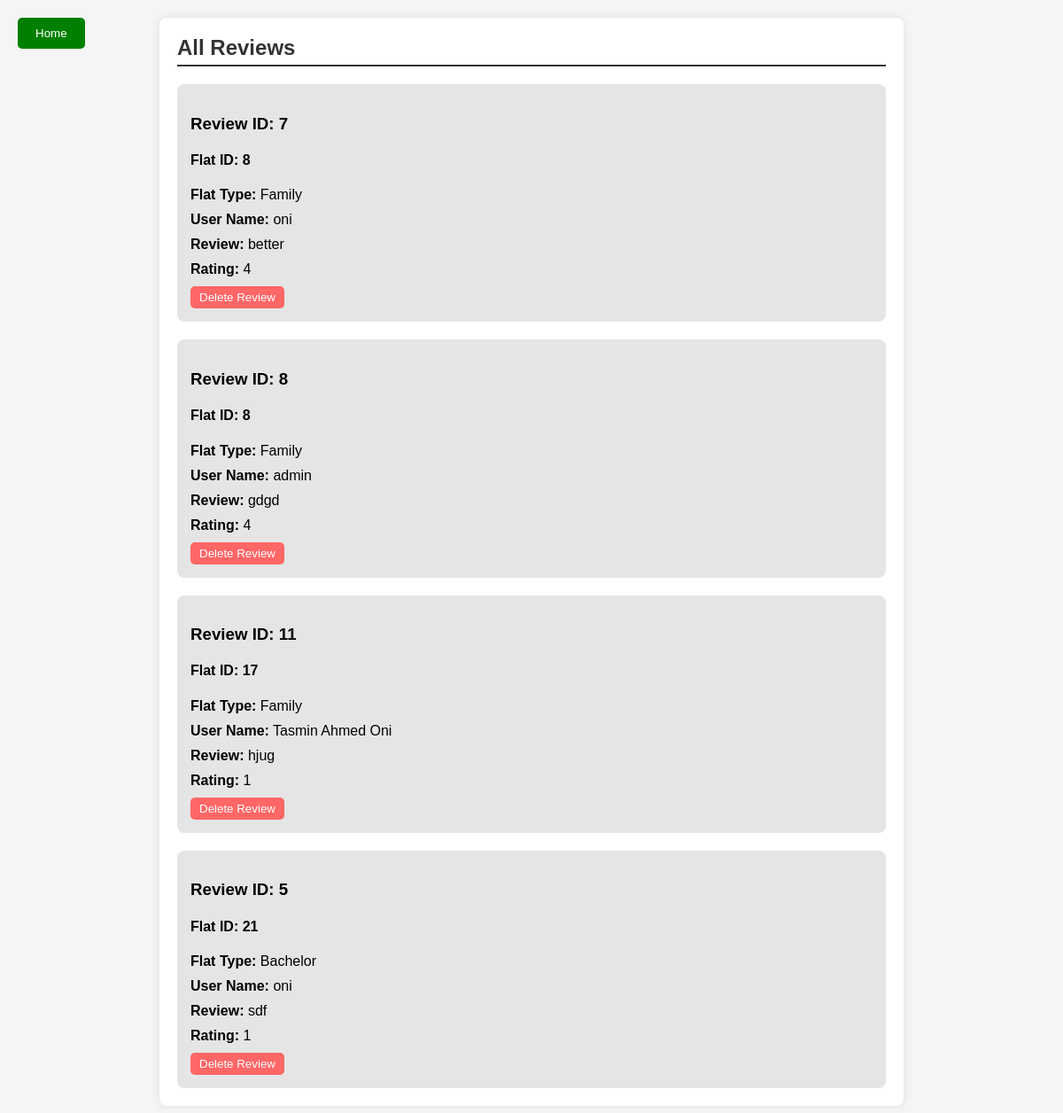
The page /adminreview.php on the database its author committed.
### tables this page shows
CREATE TABLE `reviews_ratings` (
  `id` int(11) NOT NULL,
  `Flatid` int(11) DEFAULT NULL,
  `username` varchar(200) NOT NULL,
  `review` text DEFAULT NULL,
  `rating` int(11) DEFAULT NULL
);

CREATE TABLE `addproperty` (
  `name` varchar(200) NOT NULL,
  `email` varchar(200) NOT NULL,
  `phone_number` varchar(200) NOT NULL,
  `Flatid` int(11) NOT NULL,
  `flat_location` varchar(20) NOT NULL,
  `flat_size` int(5) NOT NULL,
  `floor_number` int(11) NOT NULL,
  `bedrooms` int(2) NOT NULL,
  `washrooms` int(2) NOT NULL,
  `balcony` int(2) NOT NULL,
  `kitchen` int(1) NOT NULL,
  `living_room` int(1) NOT NULL,
  `dinning_room` int(1) NOT NULL,
  `flat_type` varchar(10) NOT NULL,
  `photos` blob NOT NULL,
  `rent` int(6) NOT NULL,
  `status` varchar(200) NOT NULL DEFAULT 'pending ',
  `available_status` varchar(200) NOT NULL DEFAULT 'Available '
);

### adminreview.php (the view, shortened to what this page needs)
<!DOCTYPE html>
<html lang="en">
<head>
</head>
<body>
<button class="home-button" onclick="window.location.href='admin.php'">Home</button>
    <div class="container">
        <h2>All Reviews</h2>
        <?php
        $conn = new mysqli("localhost", "root", "", "db");
        $sql = "SELECT a.Flatid, a.flat_type, r.id, r.review, r.rating, r.username FROM addproperty a LEFT JOIN reviews_ratings r ON a.Flatid = r.Flatid";
        $result = $conn->query($sql);
        if ($result->num_rows > 0) {
            while ($row = $result->fetch_assoc()) {
                if (!empty($row['review'])) {
                    echo "<div class='review'>";
                    echo "<h3>Review ID: " . $row['id'] . "</h3>";
                    echo "<h4>Flat ID: " . $row['Flatid'] . "</h4>";
                    echo "<p><strong>Flat Type:</strong> " . $row['flat_type'] . "</p>";
                    if (!empty($row['username'])) {
                        echo "<p><strong>User Name:</strong> " . $row['username'] . "</p>";
                    } else {
                        echo "<p>No username available.</p>";
                    }
                    if (!empty($row['review'])) {
                        echo "<p><strong>Review:</strong> " . $row['review'] . "</p>";
                    } else {
                        echo "<p>No reviews available.</p>";
                    }
                    if (!empty($row['rating'])) {
                        echo "<p><strong>Rating:</strong> " . $row['rating'] . "</p>";
                    } else {
                        echo "<p>No ratings available.</p>";
                    }
                    echo "<form action='' method='post'>";
                    echo "<input type='submit' class='delete-btn' value='Delete Review'>";
                    echo "</form>";
                    echo "</div>";
                }
            }
        } else {
            echo "<p>No reviews and ratings found for any property.</p>";
        }
        ?>
    </div>
</body>
</html>

### adminreview.php (style rules this page uses)
body { font-family: Arial, sans-serif; background-color: #f5f5f5; margin: 0; padding: 0; box-sizing: border-box; }
.container { max-width: 800px; margin: 20px auto; padding: 20px; background-color: #fff; border-radius: 8px; box-shadow: 0 0 10px rgba(0, 0, 0, 0.1); }
.review { margin-top: 20px; background-color: rgba(0, 0, 0, 0.1); padding: 15px; border-radius: 8px; }
h2 { margin-top: 0; color: #333; border-bottom: 2px solid #333; padding-bottom: 5px; }
p { margin: 10px 0; }
strong { font-weight: bold; }
.delete-btn { background-color: #ff6666; color: #fff; border: none; padding: 5px 10px; border-radius: 5px; cursor: pointer; }
.home-button { position: absolute; top: 20px; left: 20px; background-color: green; color: white; border: none; padding: 10px 20px; border-radius: 5px; cursor: pointer; }

### rows shown on the page
reviews_ratings: id "7", Flatid.Flatid "8", Flatid.flat_type "Family", username "oni", review "better", rating "4"
reviews_ratings: id "8", Flatid.Flatid "8", Flatid.flat_type "Family", username "admin", review "gdgd", rating "4"
reviews_ratings: id "11", Flatid.Flatid "17", Flatid.flat_type "Family", username "Tasmin Ahmed Oni", review "hjug", rating "1"
reviews_ratings: id "5", Flatid.Flatid "21", Flatid.flat_type "Bachelor", username "oni", review "sdf", rating "1"
